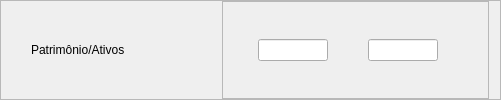
              <widget class="QFrame" name="fPatAti">
               <property name="frameShape">
                <enum>QFrame::StyledPanel</enum>
               </property>
               <property name="frameShadow">
                <enum>QFrame::Raised</enum>
               </property>
               <layout class="QHBoxLayout" name="horizontalLayout_76">
                <property name="leftMargin">
                 <number>30</number>
                </property>
                <property name="topMargin">
                 <number>0</number>
                </property>
                <property name="bottomMargin">
                 <number>0</number>
                </property>
                <item>
                 <widget class="QLabel" name="label_50">
                  <property name="minimumSize">
                   <size>
                    <width>185</width>
                    <height>0</height>
                   </size>
                  </property>
                  <property name="maximumSize">
                   <size>
                    <width>185</width>
                    <height>150</height>
                   </size>
                  </property>
                  <property name="styleSheet">
                   <string notr="true">font: 14pt &quot;Segoe UI&quot;;</string>
                  </property>
                  <property name="text">
                   <string>Patrimônio/Ativos</string>
                  </property>
                  <property name="alignment">
                   <set>Qt::AlignLeading|Qt::AlignLeft|Qt::AlignVCenter</set>
                  </property>
                 </widget>
                </item>
                <item>
                 <widget class="QFrame" name="frame_59">
                  <property name="frameShape">
                   <enum>QFrame::StyledPanel</enum>
                  </property>
                  <property name="frameShadow">
                   <enum>QFrame::Raised</enum>
                  </property>
                  <layout class="QHBoxLayout" name="horizontalLayout_77">
                   <property name="spacing">
                    <number>0</number>
                   </property>
                   <property name="leftMargin">
                    <number>35</number>
                   </property>
                   <property name="topMargin">
                    <number>0</number>
                   </property>
                   <property name="rightMargin">
                    <number>50</number>
                   </property>
                   <property name="bottomMargin">
                    <number>0</number>
                   </property>
                   <item>
                    <widget class="QLineEdit" name="min_PatAti">
                     <property name="maximumSize">
                      <size>
                       <width>70</width>
                       <height>16777215</height>
                      </size>
                     </property>
                     <property name="focusPolicy">
                      <enum>Qt::StrongFocus</enum>
                     </property>
                     <property name="alignment">
                      <set>Qt::AlignCenter</set>
                     </property>
                     <property name="placeholderText">
                      <string/>
                     </property>
                    </widget>
                   </item>
                   <item>
                    <spacer name="horizontalSpacer_37">
                     <property name="orientation">
                      <enum>Qt::Horizontal</enum>
                     </property>
                     <property name="sizeType">
                      <enum>QSizePolicy::Expanding</enum>
                     </property>
                     <property name="sizeHint" stdset="0">
                      <size>
                       <width>40</width>
                       <height>20</height>
                      </size>
                     </property>
                    </spacer>
                   </item>
                   <item>
                    <widget class="QLineEdit" name="max_PatAti">
                     <property name="maximumSize">
                      <size>
                       <width>70</width>
                       <height>16777215</height>
                      </size>
                     </property>
                     <property name="focusPolicy">
                      <enum>Qt::StrongFocus</enum>
                     </property>
                     <property name="alignment">
                      <set>Qt::AlignCenter</set>
                     </property>
                     <property name="placeholderText">
                      <string/>
                     </property>
                    </widget>
                   </item>
                  </layout>
                 </widget>
                </item>
               </layout>
              </widget>
